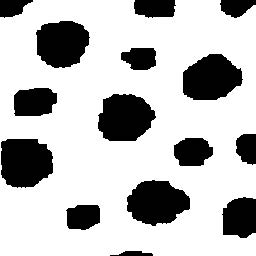
#> input picture sheet2/Test_Images/particle1.jpg, 256 x 256 px, found by its file name
$ python sheet2_problem2a.py
#> lines starting #> are read from the running program, lines starting #| are printed output that depends on the picture; after the words box and inside, x2 and y2 are one past the last pixel; in counts of white or black regions, pixels touching at a corner belong together; long printed decimals are rounded
import numpy as np
import math
import scipy
import cv2
import matplotlib.pyplot as plt
import skimage as ski
import time

#---------------------------------------------------------------------------------------------------
# Globals

v_time_selfmade_binary = []
v_time_selfmade_grey = []

v_time_scikit_binary = []
v_time_scikit_grey = []

kernel = np.ones((3, 3), np.uint8)


#---------------------------------------------------------------------------------------------------
# Functions

def recon_by_dilation_binary(img, kernel,  start_iter):

    start = cv2.erode(img, kernel, iterations=start_iter)                           # Startmarker erstellen (Seed), hier mit erosion bis alle kleinen Elemente weg sind
    #cv2.imshow('Start1', start)

    # Reconstruction by dilation
    t0_selfmade = time.time()
    Recon = 255 * (np.logical_and(img, cv2.dilate(start, kernel, iterations=1)).astype(np.uint8))       # Erste, ini Reconstruktion. Seed/Start wurde mit Erosion erstellt als wird Recon mit dilation
    Recon_old = 255* (np.logical_and(img, cv2.dilate(Recon, kernel, iterations=1)).astype(np.uint8))    # Zweiter Recon wird initiert. --> Bild wurde zweimal dilatiert.
    # Ini könnte auch ohne dilate z. B.  als np.zero_like(img) ---> Gefahr dass zweimal dilatieren schon zu viel sein könnte

    while np.array_equal(Recon, Recon_old) == False:                                                            # Hier beginnt eigentliche Recon
        Recon = 255 * (np.logical_and(img, cv2.dilate(Recon, kernel, iterations=1)).astype(np.uint8))           # Recon ist 1-mal dilate, Recon_old ist dann 2-mal dilate
        Recon_old = 255 * (np.logical_and(img, cv2.dilate(Recon, kernel, iterations=1)).astype(np.uint8))       # und hiervon nur die Pixel welche sich in beiden Recon und img befinden (logical and)
    # Erst wenn bei der zweiten Dilation keine neuen Pixel hinzukommen, d. h. wenn recon == recon_old, endet die Schleife und das Bild ist rekonstruiert

    t1_selfmade = time.time()
    return Recon, t1_selfmade - t0_selfmade

def recon_by_dilation_grey(img, kernel, start_iter):                    # Bei grey images identisch wie binär, nur der Abgleich zum Orginalbild erfolgt nicht durch ein log and
    img = img.astype(np.double)                                         # sondern durch das Minimum von img und dilate
    start = cv2.erode(img, kernel, iterations=start_iter)
    #cv2.imshow('Start2', start)

    # Reconstruction by dilation
    t0_selfmade = time.time()
    Recon = np.minimum(img, cv2.dilate(start, kernel, iterations=1)).astype(np.double)
    Recon_old = np.minimum(img, cv2.dilate(Recon, kernel, iterations=1)).astype(np.double)
    i = 0

    while np.array_equal(Recon, Recon_old) == False:
        Recon = np.minimum(img, cv2.dilate(Recon, kernel, iterations=1)).astype(np.double)
        Recon_old = np.minimum(img, cv2.dilate(Recon, kernel, iterations=1)).astype(np.double)
        i = i + 1
        if i == 100:
            break
    t1_selfmade = time.time()
    return Recon.astype(np.uint8), t1_selfmade - t0_selfmade

#---------------------------------------------------------------------------------------------------
# Images

img = cv2.imread('sheet2\Test_Images\particle1.jpg', 0)
#> img is the input picture: shape (256, 256); min 0, max 255, mean 188.9
img = np.abs(255 - img)
_, img = cv2.threshold(img, 127, 255, cv2.THRESH_BINARY)
#> img: shape (256, 256); 26% white; 15 white regions, largest, box (x1, y1, x2, y2) and area: (1, 139, 53, 188) 2150, (98, 94, 156, 141) 2109, (127, 180, 190, 226) 2093
#plt.imshow(img)
cv2.imshow('Binary', img)

img2 = cv2.imread('sheet2/Test_Images/electrop.jpg', 0)
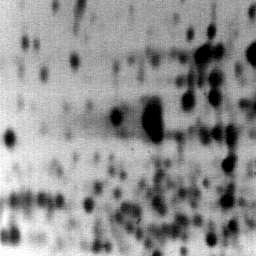
#> input picture sheet2/Test_Images/electrop.jpg, 256 x 256 px, found by its file name
#> img2 is the input picture: shape (256, 256); min 0, max 255, mean 144.2
img2 = np.abs(255 - img2)
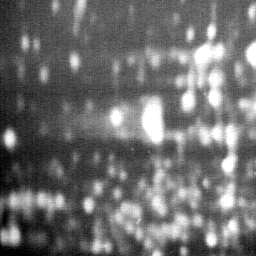
#> img2: shape (256, 256); min 0, max 255, mean 110.8
#plt.imshow(img2)
cv2.imshow('Grey', img2)

#---------------------------------------------------------------------------------------------------
# Geodesic Reconstruction for binary images

img_binary_recon_selfmade, time_binary_selfmade = recon_by_dilation_binary(img, kernel, 15)
#> in recon_by_dilation_binary, `start = cv2.erode(img, kernel, iterations=start_iter)`:
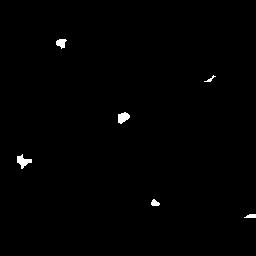
#> start: shape (256, 256); 0.6% white; 6 white regions, box (x1, y1, x2, y2) and area: (17, 154, 32, 169) 111, (118, 112, 130, 124) 99, (56, 39, 67, 49) 72, (151, 199, 160, 206) 44, (244, 214, 256, 218) 38, (204, 75, 216, 82) 26
#> in recon_by_dilation_binary, `Recon = 255 * (np.logical_and(img, cv2.dilate(start, kernel, iteration..`: Recon: shape (256, 256); 1% white; 6 white regions, box (x1, y1, x2, y2) and area: (16, 153, 33, 170) 175, (117, 111, 131, 125) 151, (55, 38, 68, 50) 118, (150, 198, 161, 207) 80, (203, 74, 217, 83) 68, (243, 213, 256, 219) 68
#> in recon_by_dilation_binary, `Recon_old = 255* (np.logical_and(img, cv2.dilate(Recon, kernel, iterat..`: Recon_old: shape (256, 256); 1.5% white; 6 white regions, box (x1, y1, x2, y2) and area: (15, 152, 34, 171) 247, (116, 110, 132, 126) 211, (54, 37, 69, 51) 172, (149, 197, 162, 208) 124, (202, 73, 218, 84) 118, (242, 212, 256, 220) 102
#> the loop in recon_by_dilation_binary, `while np.array_equal(Recon, Recon_old) == False:` made 29 passes
#> after the loop in recon_by_dilation_binary, `while np.array_equal(Recon, Recon_old) == False:`:
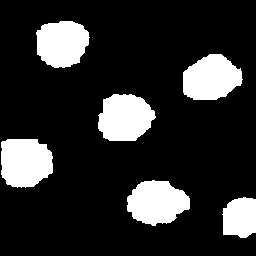
#> Recon: shape (256, 256); 17.7% white; 6 white regions, box (x1, y1, x2, y2) and area: (1, 139, 53, 188) 2150, (98, 94, 156, 141) 2109, (127, 180, 190, 226) 2093, (183, 54, 243, 100) 2068, (36, 21, 90, 68) 1983, (222, 197, 256, 238) 1170
#> time_binary_selfmade = 0.00815
v_time_selfmade_grey = np.append(v_time_selfmade_grey, time_binary_selfmade)
#> v_time_selfmade_grey = [0.00815]

#---------------------------------------------------------------------------------------------------
# Geodesic Reconstruction for grey value images

img_grey_recon_selfmade, time_grey_selfmade = recon_by_dilation_grey(img2, kernel, 7)
#> in recon_by_dilation_grey, `Recon_old = np.minimum(img, cv2.dilate(Recon, kernel, iterations=1)).a..`:
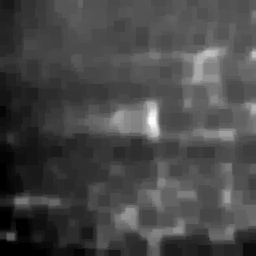
#> Recon_old: shape (256, 256) float64; min 0, max 251, mean 71.7
#> the loop in recon_by_dilation_grey, `while np.array_equal(Recon, Recon_old) == False:` made 79 passes
#> after the loop in recon_by_dilation_grey, `while np.array_equal(Recon, Recon_old) == False:`:
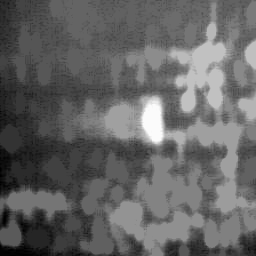
#> Recon: shape (256, 256) float64; min 0, max 251, mean 99.8
#> after the loop in recon_by_dilation_grey, `while np.array_equal(Recon, Recon_old) == False:`: i = 79
#> time_grey_selfmade = 0.0544
v_time_selfmade_grey = np.append(v_time_selfmade_grey, time_grey_selfmade)
#> v_time_selfmade_grey = [0.00815, 0.0544]

#---------------------------------------------------------------------------------------------------
# Geodesic Reconstruction scikit-images
#---------------------------------------------------------------------------------------------------
# Geodesic Reconstruction for binary images - scikit
seed_b = ski.morphology.erosion(img, ski.morphology.square(30)).astype(np.double)
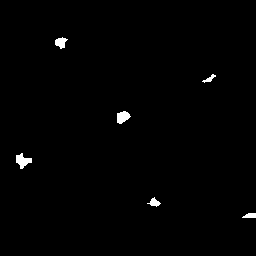
#> seed_b: shape (256, 256) float64; 0.81% white; 6 white regions, box (x1, y1, x2, y2) and area: (16, 153, 32, 169) 142, (117, 111, 131, 124) 125, (55, 37, 68, 49) 96, (147, 197, 161, 207) 67, (242, 213, 256, 218) 56, (202, 74, 216, 83) 48

footprint = img.astype(np.double)

t0_scikit_binary = time.time()
scikit_reconstruction_b = ski.morphology.reconstruction(seed_b, footprint, 'dilation').astype(np.double)
t1_scikit_binary = time.time()

v_time_scikit_binary = np.append(v_time_scikit_binary, t1_scikit_binary - t0_scikit_binary)

#---------------------------------------------------------------------------------------------------
# Geodesic Reconstruction for grey value images - scikit

seed_g = ski.morphology.erosion(img2, ski.morphology.square(15)).astype(np.double)
footprint = img2.astype(np.double)

t0_scikit_grey = time.time()
scikit_reconstruction_g = ski.morphology.reconstruction(seed_g, footprint, 'dilation').astype(np.double)
t1_scikit_grey = time.time()

v_time_scikit_grey = np.append(v_time_scikit_grey, t1_scikit_grey - t0_scikit_grey)


#---------------------------------------------------------------------------------------------------
# Bildausgabe

cv2.imshow('Binary Reconstruction', img_binary_recon_selfmade)
print('Time binary selfmade', time_binary_selfmade)
#| Time binary selfmade 0.008147

cv2.imshow('Grey Reconstruction', img_grey_recon_selfmade)
print('Time grey selfmade', time_grey_selfmade)
#| Time grey selfmade 0.05435

cv2.imshow('seed binary', seed_b.astype(np.uint8))
cv2.imshow('Scikit binary recon', scikit_reconstruction_b.astype(np.uint8))
print('Time scikit binary', t1_scikit_binary - t0_scikit_binary)

cv2.imshow('seed grey', seed_g.astype(np.uint8))
cv2.imshow('Scikit grey recon', scikit_reconstruction_g.astype(np.uint8))
print('Time scikit grey', t1_scikit_grey - t0_scikit_grey)


print('Ende')
cv2.waitKey(0)
